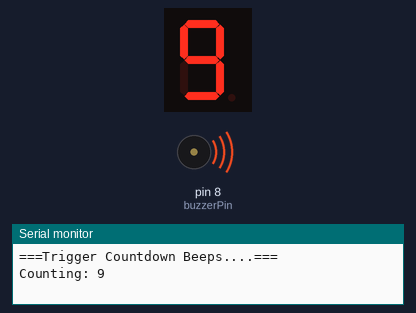
A sketch run on a simulated Arduino Uno, built with avr-gcc and run on an emulated ATmega328P. Parts: 1-digit seven-segment display, buzzer (waves = sounding), the last lines printed to the serial monitor. Wiring (inferred from the names in the program): 1-digit 7-segment display, segments lit when HIGH: segments pin 2, pin 3, pin 4, pin 5, pin 6, pin 7, pin 9. The segment pins are drawn as the display they are named for.

Above: at 0.1 s.
At 4.6 s:
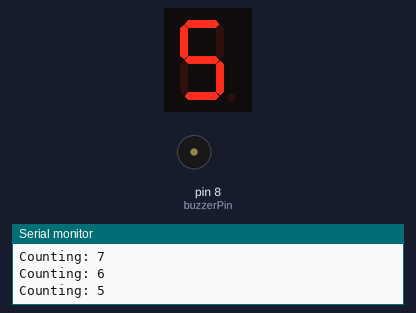
At 9.1 s:
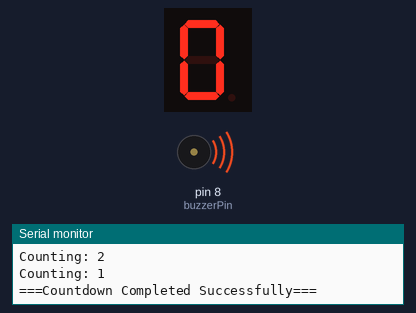
At 10.1 s:
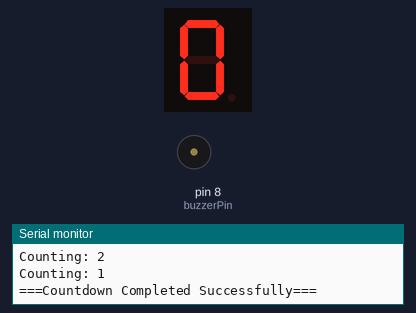
Timing chart, 0 to 11.6 s (numbered marks = the images above):
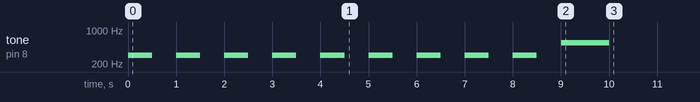

Measured:
- by itself, tone on pin 8 (buzzerPin): plays 300 Hz for 0.50 s, 300 Hz for 0.50 s, 300 Hz for 0.50 s, 300 Hz for 0.50 s, 300 Hz for 0.50 s, 300 Hz for 0.50 s … (10 notes in this stretch)
- what the display in image 1 shows lasts 1.0 s, from 4.0 s to 5.0 s

The sketch:

Assignment2_TEYI__NUEL_SITSOFE.ino
```cpp
int segmentPins[] = {2, 3, 4, 5, 6, 7, 9};
int numSegments = 7;
int buzzerPin = 8;

byte digits[10][7] = {
// a  b  c  d  e  f  g
  {1, 1, 1, 1, 1, 1, 0}, //0
  {0, 1, 1, 0, 0, 0, 0}, //1
  {1, 1, 0, 1, 1, 0, 1}, //2
  {1, 1, 1, 1, 0, 0, 1}, //3
  {0, 1, 1, 0, 0, 1, 1}, //4
  {1, 0, 1, 1, 0, 1, 1}, //5
  {1, 0, 1, 1, 1, 1, 1}, //6
  {1, 1, 1, 0, 0, 0, 0}, //7
  {1, 1, 1, 1, 1, 1, 1}, //8
  {1, 1, 1, 1, 0, 1, 1}, //9
};
void showDigit(int n) {
  if (n < 0 || n > 9)
  return;
  for (int i = 0; i < numSegments; i++){
    digitalWrite(segmentPins[i], digits[n][i]);
  }
}

void setup() {
      Serial.begin(9600);
    pinMode(buzzerPin, OUTPUT);

    for (int i = 0; i < numSegments; i++){
      pinMode(segmentPins[i], OUTPUT);
    }
  Serial.println("===Trigger Countdown Beeps....===");

  int count = 9;
  while (count >= 1){
    Serial.print("Counting: ");
    Serial.println(count);

    showDigit(count);

    tone(buzzerPin, 300, 500);
    delay(1000);
    count = count - 1;
  }
  showDigit(0);
  tone(buzzerPin, 550, 1000);

  Serial.println("===Countdown Completed Successfully===");
}


void loop() {
  // put your main code here, to run repeatedly:

}
```
